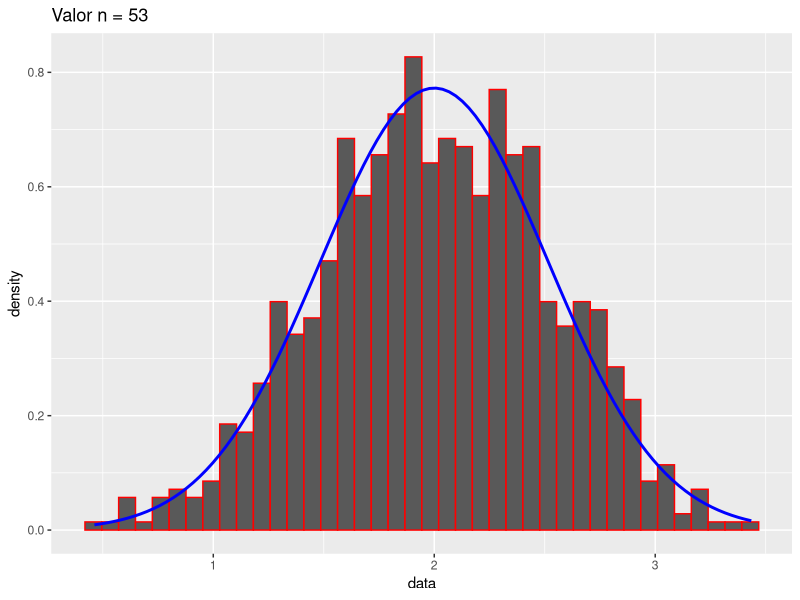

Here is the R script that generated this plot:
library(ggplot2)

set.seed(1732)
n=5
med = (4 + 0) / 2

for ( i in 1:920){
  if ( i == 1 ){
    data = c()
    new =  mean(runif(n , min = 0 , max = 4) )  
    data = c( data , new ) }
  else  {
    new =  mean(runif(n , min = 0 , max = 4) ) 
    data = c( data , new ) }
}  
  

df = data.frame(data)

var = ((4- 0 )^2)/12 
varn = var / n 
varn = sqrt(varn)

ggplot(df , aes(x=data)) + geom_histogram(bins=40,color ="red",aes(y=..density..) ) +ggtitle("Valor n = 53") +
    stat_function(fun=dnorm,args= list(mean =med, sd = varn),color = "blue",size=1)
